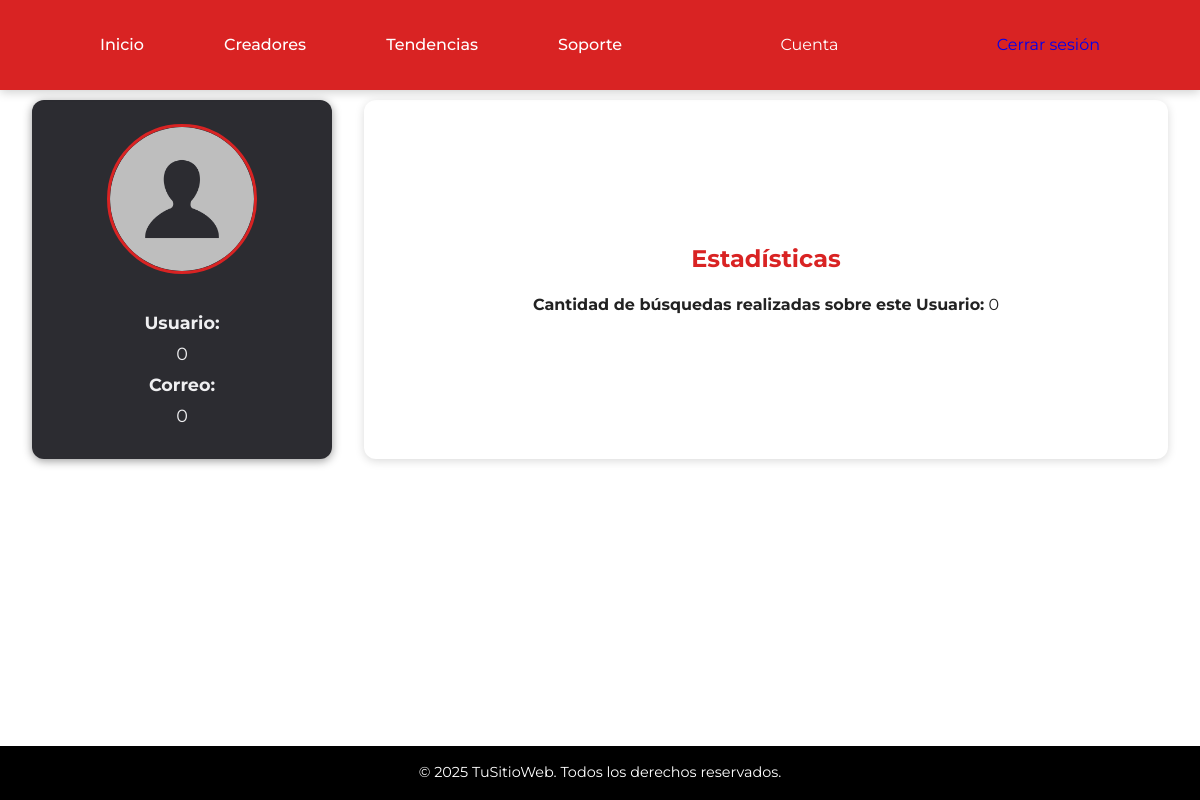
/Cuenta.php (signed in), run on an earlier commit of the app's database.
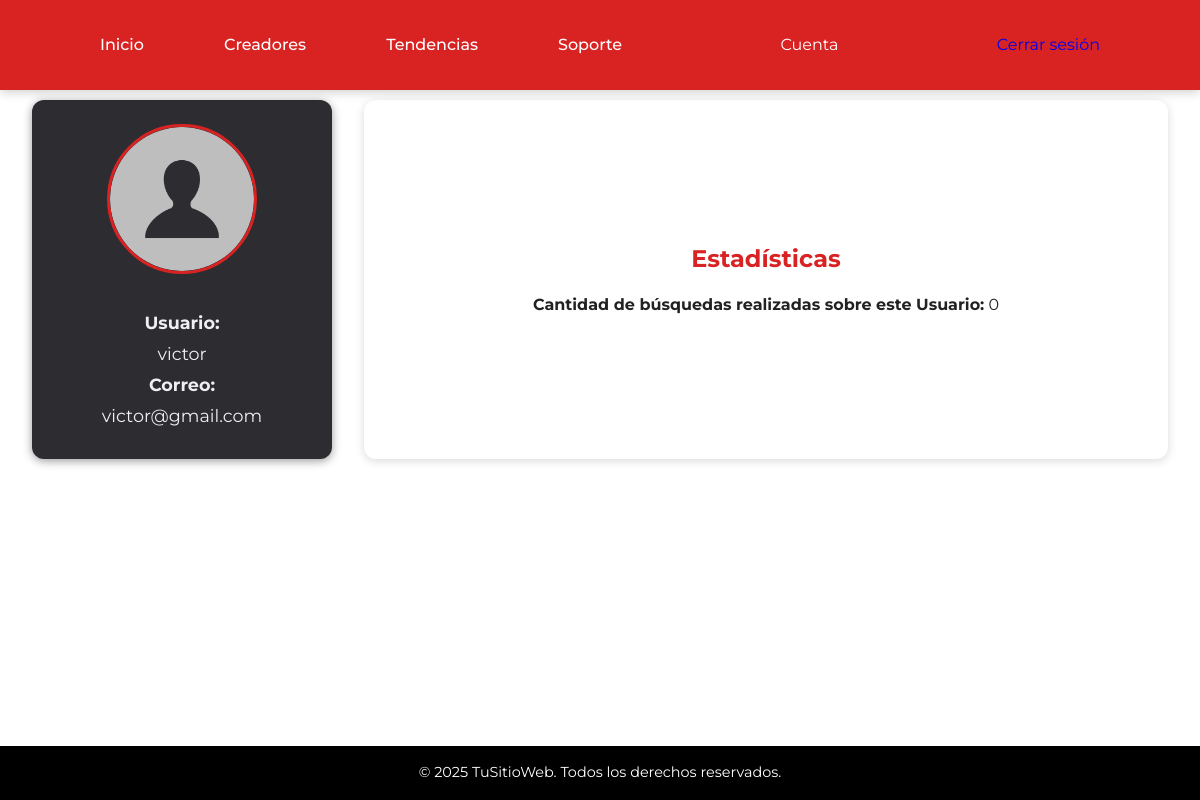
And on a later commit of the database.
### tables this page shows
CREATE TABLE `usuarios` (
  `idusuarios` int(11) NOT NULL,
  `nombre` varchar(200) NOT NULL,
  `usuario` varchar(30) NOT NULL,
  `correo` varchar(100) NOT NULL,
  `foto_perfil` varchar(100) NOT NULL,
  `contraseña` varchar(100) NOT NULL
);

### Cuenta.php (the view, shortened to what this page needs)
<?php
include 'php/conexion.php';
$user_id = $_SESSION['id_usuario'] ?? null;
$sql = "SELECT nombre, usuario, correo, foto_perfil, busquedas FROM usuarios WHERE idusuarios = ?";
$stmt = $conexion->prepare($sql);
$stmt->bind_param("i", $user_id);
$stmt->execute();
$result = $stmt->get_result();
$usuario = $result->fetch_assoc();
$profilePhoto = $usuario['foto_perfil'] && file_exists($usuario['foto_perfil'])
    ? $usuario['foto_perfil']
    : 'img/avatar.png';
?>
<!DOCTYPE html>
<html lang="es">
<head>
    <link rel="stylesheet" href="css/style.css" />
</head>
<body>
<header>
  <ul class="navbar">
    <li><a href="main.php">Inicio</a></li>
    <li><a href="Creadores.php">Creadores</a></li>
    <li><a href="Tendencias.php">Tendencias</a></li>
    <li><a href="Soporte.php">Soporte</a></li>
  </ul>
  <a href="cuenta.php" class="btnlogin">Cuenta</a>
  <a href="php/logout.php" class="btnlogout">Cerrar sesión</a>
</header>
<main class="cuenta-main">
  <section class="perfil-lateral">
    <div class="foto-perfil">
      <img src="<?php echo htmlspecialchars($profilePhoto); ?>" alt="Foto de perfil" id="avatar">
    </div>
    <div class="datos-usuario">
      <p><strong>Usuario:</strong></p>
      <p><?php echo htmlspecialchars($usuario['usuario']); ?></p>
      <p><strong>Correo:</strong></p>
      <p><?php echo htmlspecialchars($usuario['correo']); ?></p>
    </div>
  </section>
  <section class="contenido-principal">
    <h2>Estadísticas</h2>
    <p><strong>Cantidad de búsquedas realizadas sobre este Usuario:</strong> <?php echo (int)$usuario['busquedas']; ?></p>
  </section>
</main>
</body>
<footer class="custom-footer">
  <div class="custom-footer-container">
    <p class="custom-footer-text">&copy; <?= date('Y') ?> TuSitioWeb. Todos los derechos reservados.</p>
  </div>
</footer>
</html>

### css/style.css (style rules this page uses)
* { font-family: "Montserrat", sans-serif; margin: 0; padding: 0; box-sizing: border-box; list-style: none; text-decoration: none; scroll-padding-top: 2rem; scroll-behavior: smooth; }
:root { --main-color: #d92323; --text-color: white; --bg-color: black; }
body { background: var(--text-color); color: var(--bg-color); min-height: 100vh; line-height: 1.5; }
header { position: fixed; width: 100%; top: 0; right: 0; z-index: 1000; display: flex; align-items: center; justify-content: space-between; padding: 20px 100px; transition: 0.5s ease; background: var(--main-color); box-shadow: 0 2px 10px rgba(0, 0, 0, 0.2); }
.navbar { display: flex; column-gap: 5rem; }
.navbar li { position: relative; }
.navbar a { font-size: 1rem; font-weight: 500; position: relative; color: var(--text-color); }
.navbar a::after { content: ""; position: absolute; left: 0; bottom: -4px; width: 0%; height: 2px; background: var(--bg-color); transition: width 0.2s linear; }
.btnlogin { padding: 0.7rem 1.4rem; color: var(--text-color); font-weight: 400; border-radius: 0.5rem; position: relative; border: 2px solid transparent; transition: color 0.3s ease, border-color 0.3s ease; }
.cuenta-main { display: flex; padding: 100px 2rem 2rem 2rem; gap: 2rem; }
.perfil-lateral { width: 300px; background-color: #2c2c31; border-radius: 12px; padding: 1.5rem; color: #efeff1; display: flex; flex-direction: column; align-items: center; gap: 1.5rem; box-shadow: 0 2px 10px rgba(0,0,0,0.4); }
.foto-perfil img { width: 200px; height: 200px; object-fit: cover; border-radius: 50%; border: 3px solid var(--main-color); }
.datos-usuario p { margin: 0.3rem 0; text-align: center; font-size: 1.1rem; }
.datos-usuario p strong { font-weight: 700; }
.contenido-principal { flex-grow: 1; background-color: white; padding: 2rem; border-radius: 12px; color: #222; box-shadow: 0 2px 10px rgba(0,0,0,0.15); display: flex; flex-direction: column; justify-content: center; align-items: center; text-align: center; }
.contenido-principal h2 { margin-bottom: 1rem; color: var(--main-color); }
.custom-footer { background-color: #000; color: #fff; text-align: center; padding: 1rem 0; position: fixed; bottom: 0; width: 100%; z-index: 100; }
.custom-footer-container { max-width: 1200px; margin: 0 auto; }
.custom-footer-text { font-size: 0.9rem; margin: 0; user-select: none; }
.foto-perfil img#avatar { cursor: pointer; width: 150px; height: 150px; border-radius: 50%; object-fit: cover; }

What changed in the data, as far as the page shows it:
changed usuarios: usuario "0" → "victor"; correo "0" → "victor@gmail.com"
